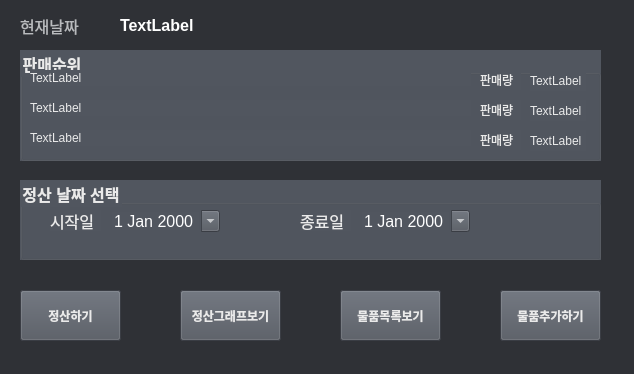
<?xml version="1.0" encoding="UTF-8"?>
<ui version="4.0">
 <class>MainWindow</class>
 <widget class="QMainWindow" name="MainWindow">
  <property name="geometry">
   <rect>
    <x>0</x>
    <y>0</y>
    <width>634</width>
    <height>374</height>
   </rect>
  </property>
  <property name="windowTitle">
   <string>정산프로그램</string>
  </property>
  <property name="styleSheet">
   <string notr="true">background-color: rgb(47, 49, 54);</string>
  </property>
  <widget class="QWidget" name="centralwidget">
   <widget class="QLabel" name="label_3">
    <property name="geometry">
     <rect>
      <x>20</x>
      <y>10</y>
      <width>71</width>
      <height>31</height>
     </rect>
    </property>
    <property name="font">
     <font>
      <pointsize>12</pointsize>
     </font>
    </property>
    <property name="styleSheet">
     <string notr="true">color: rgb(185, 187, 190);</string>
    </property>
    <property name="text">
     <string>현재날짜</string>
    </property>
   </widget>
   <widget class="QLabel" name="today_time">
    <property name="geometry">
     <rect>
      <x>120</x>
      <y>10</y>
      <width>181</width>
      <height>31</height>
     </rect>
    </property>
    <property name="font">
     <font>
      <pointsize>12</pointsize>
      <weight>75</weight>
      <bold>true</bold>
     </font>
    </property>
    <property name="styleSheet">
     <string notr="true">color: rgb(255, 255, 255);</string>
    </property>
    <property name="text">
     <string>TextLabel</string>
    </property>
   </widget>
   <widget class="QGroupBox" name="groupBox">
    <property name="geometry">
     <rect>
      <x>20</x>
      <y>50</y>
      <width>581</width>
      <height>111</height>
     </rect>
    </property>
    <property name="font">
     <font>
      <pointsize>12</pointsize>
      <weight>75</weight>
      <bold>true</bold>
     </font>
    </property>
    <property name="styleSheet">
     <string notr="true">background-color: rgb(116, 124, 136);
color: rgb(234, 234, 234);
background-color: rgb(81, 86, 95);</string>
    </property>
    <property name="title">
     <string>판매순위</string>
    </property>
    <widget class="QLabel" name="first_sales_name">
     <property name="geometry">
      <rect>
       <x>10</x>
       <y>20</y>
       <width>441</width>
       <height>16</height>
      </rect>
     </property>
     <property name="text">
      <string>TextLabel</string>
     </property>
    </widget>
    <widget class="QLabel" name="second_sales_name">
     <property name="geometry">
      <rect>
       <x>10</x>
       <y>50</y>
       <width>441</width>
       <height>16</height>
      </rect>
     </property>
     <property name="text">
      <string>TextLabel</string>
     </property>
    </widget>
    <widget class="QLabel" name="third_sales_name">
     <property name="geometry">
      <rect>
       <x>10</x>
       <y>80</y>
       <width>441</width>
       <height>16</height>
      </rect>
     </property>
     <property name="text">
      <string>TextLabel</string>
     </property>
    </widget>
    <widget class="QLabel" name="label_7">
     <property name="geometry">
      <rect>
       <x>460</x>
       <y>20</y>
       <width>41</width>
       <height>20</height>
      </rect>
     </property>
     <property name="text">
      <string>판매량</string>
     </property>
    </widget>
    <widget class="QLabel" name="label_8">
     <property name="geometry">
      <rect>
       <x>460</x>
       <y>50</y>
       <width>41</width>
       <height>20</height>
      </rect>
     </property>
     <property name="text">
      <string>판매량</string>
     </property>
    </widget>
    <widget class="QLabel" name="label_9">
     <property name="geometry">
      <rect>
       <x>460</x>
       <y>80</y>
       <width>41</width>
       <height>20</height>
      </rect>
     </property>
     <property name="text">
      <string>판매량</string>
     </property>
    </widget>
    <widget class="QLabel" name="first_sales">
     <property name="geometry">
      <rect>
       <x>510</x>
       <y>20</y>
       <width>56</width>
       <height>21</height>
      </rect>
     </property>
     <property name="text">
      <string>TextLabel</string>
     </property>
    </widget>
    <widget class="QLabel" name="second_sales">
     <property name="geometry">
      <rect>
       <x>510</x>
       <y>50</y>
       <width>56</width>
       <height>21</height>
      </rect>
     </property>
     <property name="text">
      <string>TextLabel</string>
     </property>
    </widget>
    <widget class="QLabel" name="third_sales">
     <property name="geometry">
      <rect>
       <x>510</x>
       <y>80</y>
       <width>56</width>
       <height>21</height>
      </rect>
     </property>
     <property name="text">
      <string>TextLabel</string>
     </property>
    </widget>
   </widget>
   <widget class="QPushButton" name="show_graph">
    <property name="geometry">
     <rect>
      <x>180</x>
      <y>290</y>
      <width>101</width>
      <height>51</height>
     </rect>
    </property>
    <property name="font">
     <font>
      <weight>75</weight>
      <bold>true</bold>
     </font>
    </property>
    <property name="styleSheet">
     <string notr="true">background-color: rgb(81, 86, 95);
color: rgb(234, 234, 234);
</string>
    </property>
    <property name="text">
     <string>정산그래프보기</string>
    </property>
   </widget>
   <widget class="QPushButton" name="show_table">
    <property name="geometry">
     <rect>
      <x>340</x>
      <y>290</y>
      <width>101</width>
      <height>51</height>
     </rect>
    </property>
    <property name="font">
     <font>
      <weight>75</weight>
      <bold>true</bold>
     </font>
    </property>
    <property name="styleSheet">
     <string notr="true">background-color: rgb(81, 86, 95);
color: rgb(234, 234, 234);
</string>
    </property>
    <property name="text">
     <string>물품목록보기</string>
    </property>
   </widget>
   <widget class="QPushButton" name="show_orderlist">
    <property name="geometry">
     <rect>
      <x>500</x>
      <y>290</y>
      <width>101</width>
      <height>51</height>
     </rect>
    </property>
    <property name="font">
     <font>
      <weight>75</weight>
      <bold>true</bold>
     </font>
    </property>
    <property name="styleSheet">
     <string notr="true">background-color: rgb(81, 86, 95);
color: rgb(234, 234, 234);</string>
    </property>
    <property name="text">
     <string>물품추가하기</string>
    </property>
   </widget>
   <widget class="QGroupBox" name="groupBox_2">
    <property name="geometry">
     <rect>
      <x>20</x>
      <y>180</y>
      <width>581</width>
      <height>80</height>
     </rect>
    </property>
    <property name="font">
     <font>
      <pointsize>12</pointsize>
      <weight>75</weight>
      <bold>true</bold>
     </font>
    </property>
    <property name="styleSheet">
     <string notr="true">color: rgb(234, 234, 234);
background-color: rgb(81, 86, 95);</string>
    </property>
    <property name="title">
     <string>정산 날짜 선택</string>
    </property>
    <property name="flat">
     <bool>false</bool>
    </property>
    <widget class="QLabel" name="label">
     <property name="geometry">
      <rect>
       <x>30</x>
       <y>30</y>
       <width>51</width>
       <height>21</height>
      </rect>
     </property>
     <property name="font">
      <font>
       <pointsize>12</pointsize>
      </font>
     </property>
     <property name="text">
      <string>시작일</string>
     </property>
    </widget>
    <widget class="QDateEdit" name="at_to">
     <property name="geometry">
      <rect>
       <x>90</x>
       <y>30</y>
       <width>110</width>
       <height>22</height>
      </rect>
     </property>
     <property name="font">
      <font>
       <pointsize>12</pointsize>
      </font>
     </property>
     <property name="styleSheet">
      <string notr="true">color: rgb(255, 255, 255);</string>
     </property>
     <property name="frame">
      <bool>false</bool>
     </property>
     <property name="calendarPopup">
      <bool>true</bool>
     </property>
    </widget>
    <widget class="QLabel" name="label_2">
     <property name="geometry">
      <rect>
       <x>280</x>
       <y>30</y>
       <width>51</width>
       <height>21</height>
      </rect>
     </property>
     <property name="font">
      <font>
       <pointsize>12</pointsize>
      </font>
     </property>
     <property name="text">
      <string>종료일</string>
     </property>
    </widget>
    <widget class="QDateEdit" name="at_from">
     <property name="geometry">
      <rect>
       <x>340</x>
       <y>30</y>
       <width>110</width>
       <height>22</height>
      </rect>
     </property>
     <property name="font">
      <font>
       <pointsize>12</pointsize>
      </font>
     </property>
     <property name="styleSheet">
      <string notr="true">color: rgb(255, 255, 255);</string>
     </property>
     <property name="frame">
      <bool>false</bool>
     </property>
     <property name="calendarPopup">
      <bool>true</bool>
     </property>
    </widget>
   </widget>
   <widget class="QPushButton" name="do_calculate">
    <property name="geometry">
     <rect>
      <x>20</x>
      <y>290</y>
      <width>101</width>
      <height>51</height>
     </rect>
    </property>
    <property name="font">
     <font>
      <weight>75</weight>
      <bold>true</bold>
     </font>
    </property>
    <property name="styleSheet">
     <string notr="true">color: rgb(234, 234, 234);
background-color: rgb(81, 86, 95);
background-color: rgb(81, 86, 95);</string>
    </property>
    <property name="text">
     <string>정산하기</string>
    </property>
   </widget>
  </widget>
 </widget>
 <resources/>
 <connections/>
</ui>
